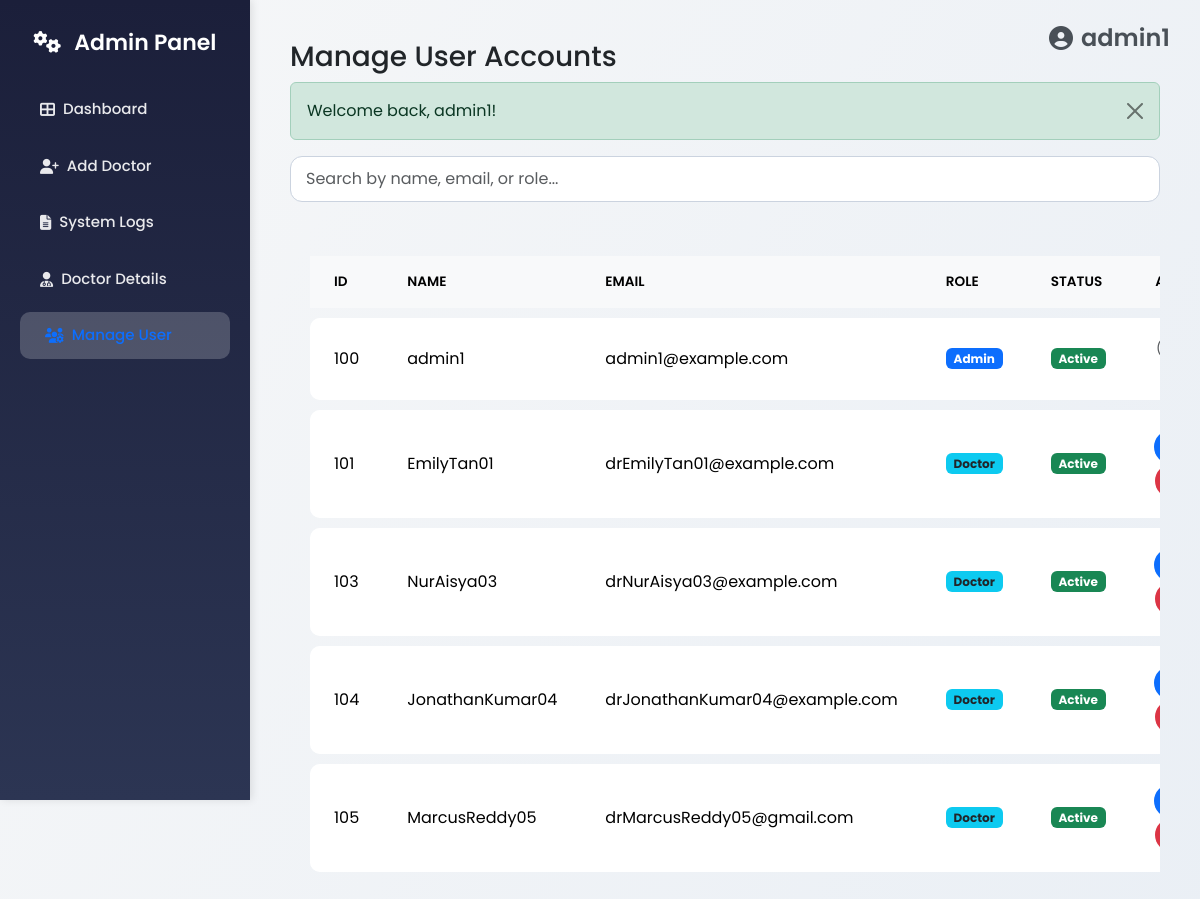
Screenshot of /ctipb/admin_manage_user.php (signed in) with the database file from the repository.
### tables this page shows
CREATE TABLE `users` (
  `user_id` int NOT NULL AUTO_INCREMENT,
  `username` varchar(50) NOT NULL,
  `email` varchar(100) NOT NULL,
  `password_hash` text NOT NULL,
  `role` enum('admin','doctor') NOT NULL,
  `photo` varchar(255) DEFAULT NULL,
  `created_at` datetime DEFAULT CURRENT_TIMESTAMP,
  `last_login` datetime DEFAULT NULL,
  `status` tinyint(1) DEFAULT '1',
  `phone_number` varchar(20) DEFAULT NULL,
  `specialist` varchar(255) DEFAULT NULL,
  PRIMARY KEY (`user_id`),
  UNIQUE KEY `username` (`username`),
  UNIQUE KEY `email` (`email`)
);

### ctipb/admin_manage_user.php (the view, shortened to what this page needs)
<?php
require_once 'functions.php';
$users = [];
$conn = get_db_connection();
if (!$conn) {
    set_flash_message('Database connection failed. Could not load user list.', 'danger');
} else {
    $sql = "SELECT user_id, username, email, role, status FROM users ORDER BY user_id ASC";
    if ($result = $conn->query($sql)) {
        $users = $result->fetch_all(MYSQLI_ASSOC);
    } else {
        set_flash_message('Failed to retrieve user records.', 'danger');
    }
}
include 'templates/header.php';
include 'templates/sidebar_admin.php';
?>
<div class="main-content">
  <h3>Manage User Accounts</h3>
  <input type="text" class="form-control search-bar mb-4" placeholder="Search by name, email, or role..." id="searchInput" onkeyup="searchUsers()"/>
  <div class="table-responsive">
    <table class="table table-bordered table-hover align-middle">
      <thead class="table-light">
        <tr>
          <th>ID</th>
          <th>Name</th>
          <th>Email</th>
          <th>Role</th>
          <th>Status</th>
          <th class="text-center">Actions</th>
        </tr>
      </thead>
      <tbody id="userTableBody">
        <?php if (!empty($users)): ?>
          <?php foreach ($users as $user): ?>
            <tr id="user-row-<?php echo htmlspecialchars($user['user_id']); ?>">
              <td><?php echo htmlspecialchars($user['user_id']); ?></td>
              <td class="user-name"><?php echo htmlspecialchars($user['username']); ?></td>
              <td class="user-email"><?php echo htmlspecialchars($user['email']); ?></td>
              <td class="user-role">
                <span class="badge <?php echo ($user['role'] === 'admin') ? 'bg-primary' : 'bg-info text-dark'; ?>">
                  <?php echo htmlspecialchars(ucfirst($user['role'])); ?>
                </span>
              </td>
              <td>
                <span class="badge <?php echo ($user['status'] == 1) ? 'bg-success' : 'bg-secondary'; ?>">
                  <?php echo ($user['status'] == 1) ? 'Active' : 'Inactive'; ?>
                </span>
              </td>
              <td class="text-center">
                  <?php if ($_SESSION['user_id'] != $user['user_id']): ?>
                  <a href="admin_edit_user.php?user_id=<?php echo htmlspecialchars($user['user_id']); ?>" class="btn btn-sm btn-primary" data-bs-toggle="tooltip" title="Edit User">
                  </a>
                  <button class="btn btn-sm btn-danger delete-user-btn"
                          data-user-id="<?php echo htmlspecialchars($user['user_id']); ?>"
                          data-user-name="<?php echo htmlspecialchars($user['username']); ?>"
                          data-bs-toggle="tooltip"
                          title="Delete User">
                  </button>
                  <?php else: ?>
                  <span class="text-muted small">(Current User)</span>
                  <?php endif; ?>
              </td>
              </tr>
          <?php endforeach; ?>
        <?php else: ?>
          <tr><td colspan="6" class="text-center">No users found in the database.</td></tr>
        <?php endif; ?>
      </tbody>
    </table>
  </div>
</div>
<?php include 'templates/footer.php'; ?>

### rows the page displays
users: user_id "100", username "admin1", email "admin1@example.com", role "Admin", status "Active"
users: user_id "101", username "EmilyTan01", email "drEmilyTan01@example.com", role "Doctor", status "Active"
users: user_id "103", username "NurAisya03", email "drNurAisya03@example.com", role "Doctor", status "Active"
users: user_id "104", username "JonathanKumar04", email "drJonathanKumar04@example.com", role "Doctor", status "Active"
users: user_id "105", username "MarcusReddy05", email "drMarcusReddy05@gmail.com", role "Doctor", status "Active"

### other values shown
$_SESSION['username'] "admin1"
$message "Welcome back, admin1!"
